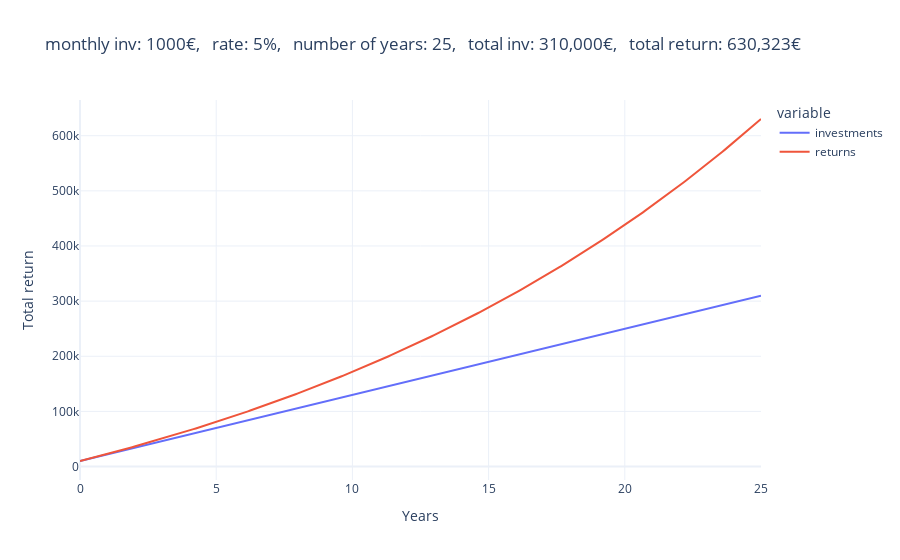

The notebook cell this image was saved under:
### Code cell
fin.plot_investments_vs_returns()

### Figure 1 — Plotly figure (JSON) as saved in the notebook; plotly's stock layout.template omitted (floating-point values rounded to 4 significant figures; data arrays with more than 128 entries replaced by an {"elided": "..."} marker saying what was removed)
{"data": [{"hovertemplate": "variable=investments<br>n_years=%{x}<br>value=%{y}<extra></extra>", "legendgroup": "investments", "line": {"color": "#636efa", "dash": "solid"}, "marker": {"symbol": "circle"}, "mode": "lines", "name": "investments", "orientation": "v", "showlegend": true, "type": "scatter", "x": {"elided": "301 float values"}, "xaxis": "x", "y": {"elided": "301 int values"}, "yaxis": "y"}, {"hovertemplate": "variable=returns<br>n_years=%{x}<br>value=%{y}<extra></extra>", "legendgroup": "returns", "line": {"color": "#EF553B", "dash": "solid"}, "marker": {"symbol": "circle"}, "mode": "lines", "name": "returns", "orientation": "v", "showlegend": true, "type": "scatter", "x": {"elided": "301 float values"}, "xaxis": "x", "y": {"elided": "301 float values"}, "yaxis": "y"}], "layout": {"legend": {"title": {"text": "variable"}, "tracegroupgap": 0}, "title": {"text": "monthly inv: 1000€,   rate: 5%,   number of years: 25,   total inv: 310,000€,   total return: 630,323€"}, "xaxis": {"anchor": "y", "domain": [0, 1], "title": {"text": "Years"}}, "yaxis": {"anchor": "x", "domain": [0, 1], "title": {"text": "Total return"}}}}
